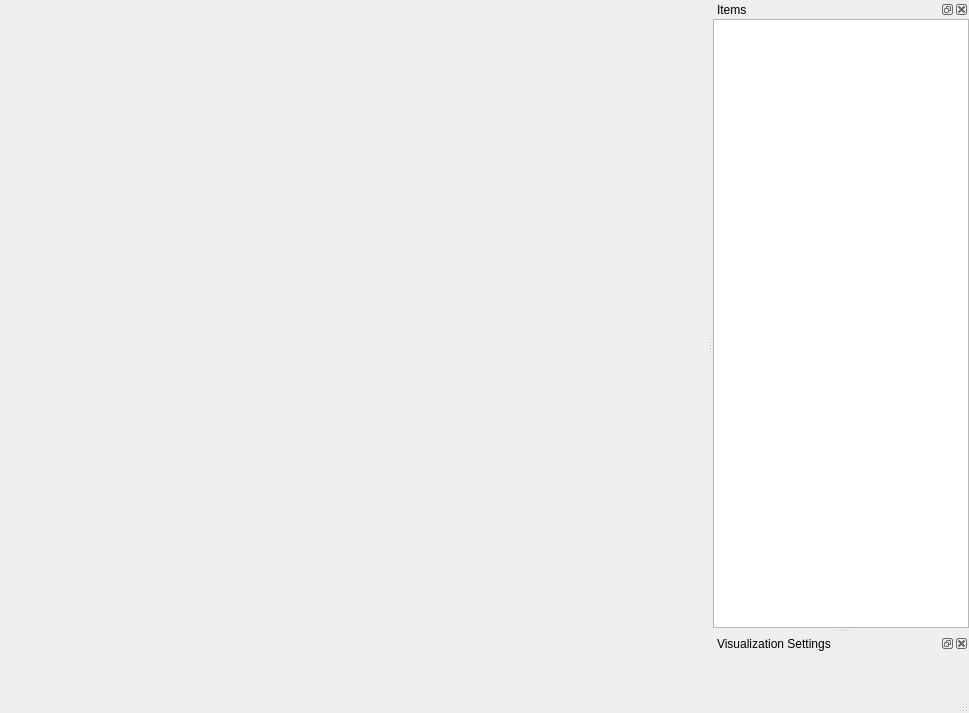
<?xml version="1.0" encoding="UTF-8"?>
<ui version="4.0">
 <class>Vtk3dVisualizer</class>
 <widget class="QMainWindow" name="Vtk3dVisualizer">
  <property name="geometry">
   <rect>
    <x>0</x>
    <y>0</y>
    <width>969</width>
    <height>713</height>
   </rect>
  </property>
  <property name="windowTitle">
   <string>3D Visualizer</string>
  </property>
  <widget class="QWidget" name="centralwidget">
   <layout class="QHBoxLayout" name="horizontalLayout">
    <property name="spacing">
     <number>3</number>
    </property>
    <property name="margin">
     <number>3</number>
    </property>
    <item>
     <widget class="QVTKWidget" name="pclCanvas" native="true"/>
    </item>
   </layout>
  </widget>
  <widget class="QMenuBar" name="menubar">
   <property name="geometry">
    <rect>
     <x>0</x>
     <y>0</y>
     <width>969</width>
     <height>21</height>
    </rect>
   </property>
  </widget>
  <widget class="QStatusBar" name="statusbar"/>
  <widget class="QDockWidget" name="dockItems">
   <property name="windowTitle">
    <string>Items</string>
   </property>
   <attribute name="dockWidgetArea">
    <number>2</number>
   </attribute>
   <widget class="QWidget" name="dockWidgetContents">
    <layout class="QVBoxLayout" name="verticalLayout">
     <property name="spacing">
      <number>3</number>
     </property>
     <property name="margin">
      <number>0</number>
     </property>
     <item>
      <widget class="QTreeWidget" name="treeWidget">
       <attribute name="headerVisible">
        <bool>false</bool>
       </attribute>
       <column>
        <property name="text">
         <string notr="true">1</string>
        </property>
       </column>
      </widget>
     </item>
    </layout>
   </widget>
  </widget>
  <widget class="QDockWidget" name="dockSettings">
   <property name="windowTitle">
    <string>Visualization Settings</string>
   </property>
   <attribute name="dockWidgetArea">
    <number>2</number>
   </attribute>
   <widget class="QWidget" name="dockWidgetContents_2"/>
  </widget>
 </widget>
 <customwidgets>
  <customwidget>
   <class>QVTKWidget</class>
   <extends>QWidget</extends>
   <header>QVTKWidget.h</header>
   <container>1</container>
  </customwidget>
 </customwidgets>
 <resources/>
 <connections/>
</ui>
